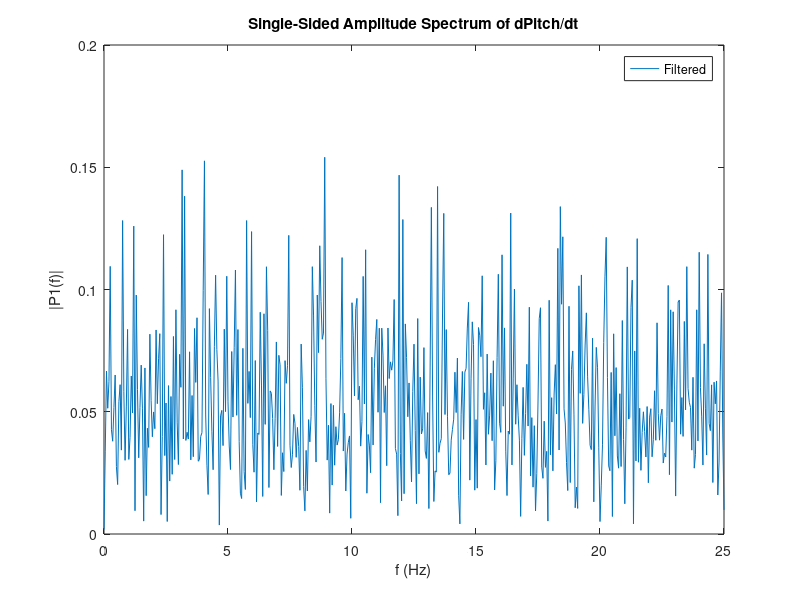

Write MATLAB code to recreate this figure.
clear
%r = normrnd(0,0.25^2,[1000,1]);
r = wgn(1000,1,0.25^2);

L = 1000;
Fs = 50;
Y = fft(r);
P2 = abs(Y/L);
P1 = P2(1:L/2+1);
P1(2:end-1) = 2*P1(2:end-1);
ff = Fs*(0:(L/2))/L;
plot(ff,P1) 

title('Single-Sided Amplitude Spectrum of dPitch/dt')
xlabel('f (Hz)')
ylabel('|P1(f)|')
legend('Filtered','Raw')
hold off